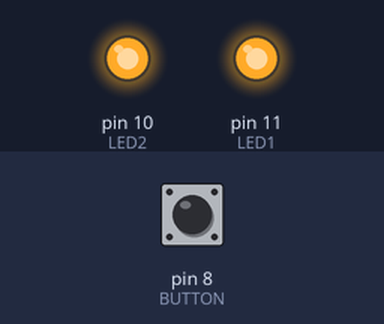
The sketch below on a simulated Arduino Uno, built with avr-gcc and run on an emulated ATmega328P. On the bench: output pins drawn as LEDs (lit = HIGH). The inputs (shaded band) are chosen by the test bench; at power-on: pin 8 (BUTTON) LOW.

Above: at 1.2 s.
1.3 s: pin 8 (BUTTON) pulled HIGH for 0.15 s
At 1.37 s:
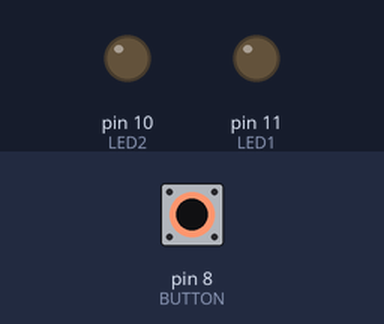
2.9 s: pin 8 (BUTTON) pulled HIGH for 3.2 s
At 7.1 s:
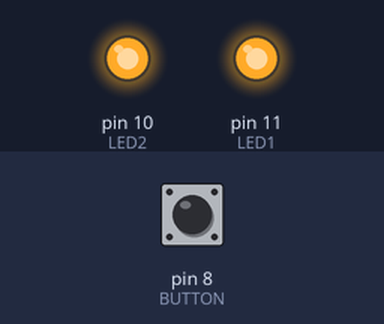
Timing chart, 0 to 8.6 s (numbered marks = the images above; inputs shaded):
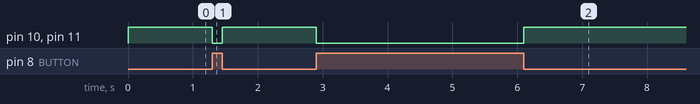

The sketch:

smashing_jaiks_krunk1.ino
```cpp
int LED1=11;
int LED2=10;
  int BUTTON=8;


void setup()
{
 pinMode(LED1,OUTPUT);
pinMode(LED2,OUTPUT);
pinMode(BUTTON,INPUT);
}

void loop()
{
  if(digitalRead(BUTTON) == HIGH)
  {
    digitalWrite(LED1,0);
    digitalWrite(LED2,0);


  }else{

digitalWrite(LED1,1);
    digitalWrite(LED2,1);

}


}
```

Measured:
- after the input at 1.3 s, pin 10 (LED2), pin 11 (LED1): HIGH → LOW at once, → HIGH 0.15 s later
- after the input at 2.9 s, pin 10 (LED2), pin 11 (LED1): HIGH → LOW at once, → HIGH 3.2 s later
